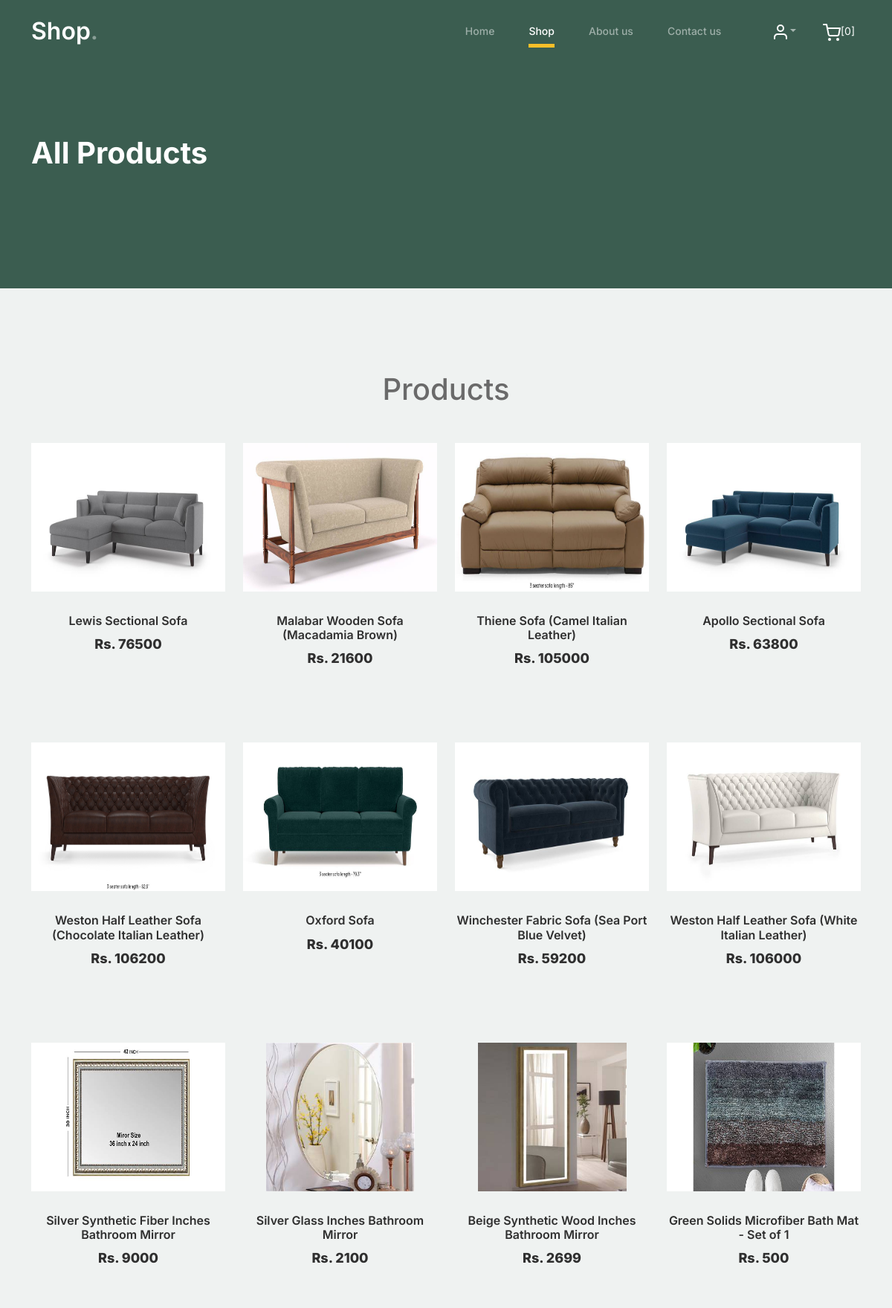
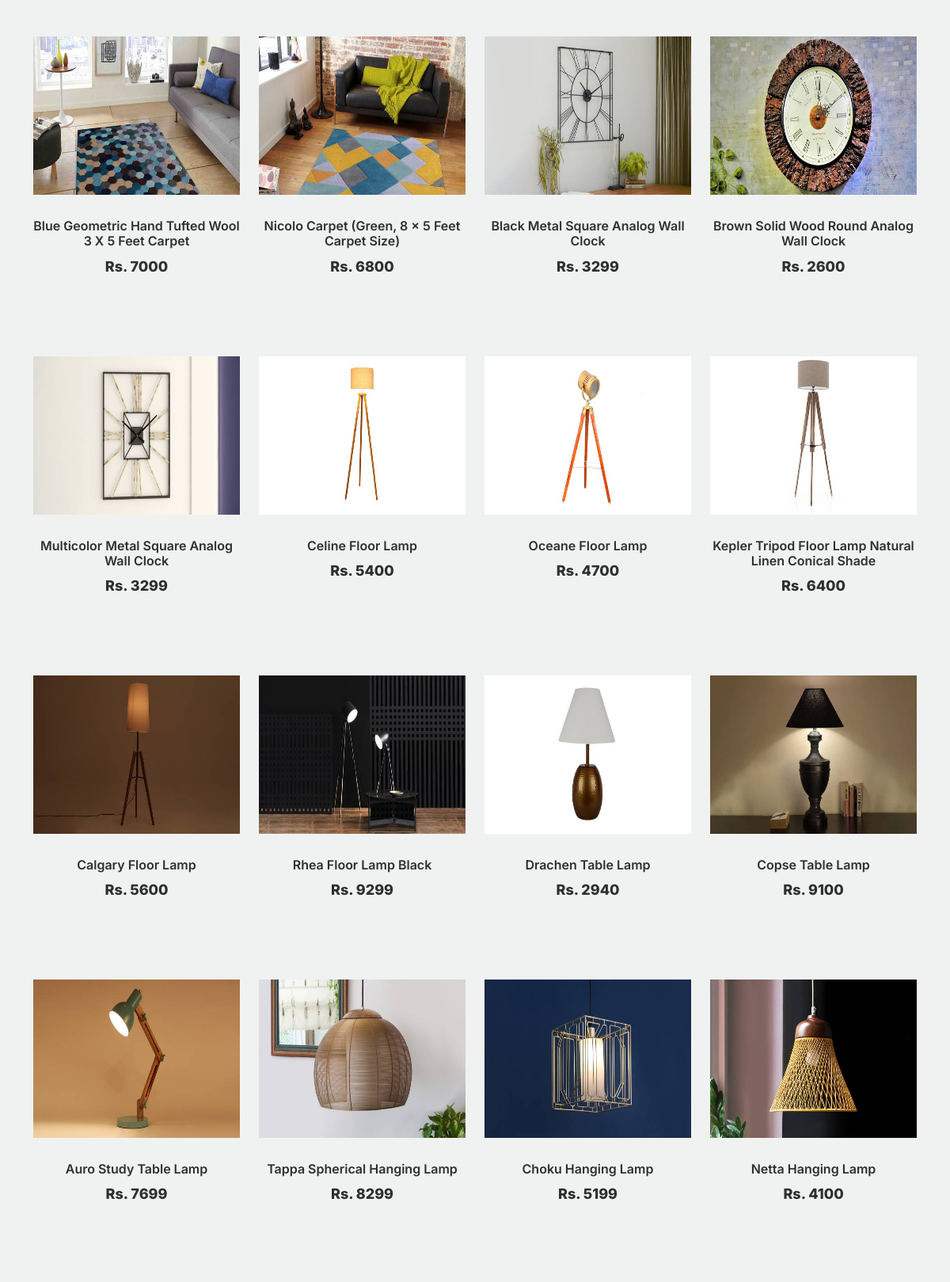
Screenshot of /products/ (signed in, upper part) with the database file from the repository (2 pictures, top to bottom).
### AdminApp/models.py (models this page shows)
class ProductDb(models.Model):
    product_name = models.CharField(max_length=100, unique=True)
    category_name = models.CharField(max_length=100, null=True, blank=True)
    sub_category_name = models.CharField(max_length=100, null=True, blank=True)
    Description = models.CharField(max_length=100, null=True, blank=True)
    price = models.IntegerField(null=True, blank=True)
    quantity = models.IntegerField(null=True, blank=True)
    product_image = models.ImageField(upload_to="Product Images", null=True, blank=True)

### WebApp/views.py (the view)
# urls.py: path('products/', views.all_products, name="products"),
def all_products(request):
    products = ProductDb.objects.all()
    cart_count = CartDb.objects.filter(Username=request.session['username']).count()
    return render(request, "all_products.html", {'products': products, 'cart_count': cart_count})

### WebApp/templates/all_products.html (shortened to what this page needs)
<!doctype html>
{%load static %}
<html lang="en">
<head>
    <link href="{% static 'shopstyle/css/bootstrap.min.css' %}" rel="stylesheet">
    <link href="https://cdnjs.cloudflare.com/ajax/libs/font-awesome/6.0.0-beta3/css/all.min.css" rel="stylesheet">
    <link href="{% static 'shopstyle/css/tiny-slider.css' %}" rel="stylesheet">
    <link href="{% static 'shopstyle/css/style.css' %}" rel="stylesheet">
</head>
<body>
<nav class="custom-navbar navbar navbar navbar-expand-md navbar-dark bg-dark" aria-label="Furni navigation bar">
    <div class="container">
        <a class="navbar-brand" href="{% url 'shop' %}">Shop<span>.</span></a>
        <div class="collapse navbar-collapse" id="navbarsFurni">
            <ul class="custom-navbar-nav navbar-nav ms-auto mb-2 mb-md-0">
                <li class="nav-item ">
                    <a class="nav-link" href="{% url 'home' %}">Home</a>
                </li>
                <li class="active"><a class="nav-link" href="{% url 'shop' %}">Shop</a></li>
                <li><a class="nav-link" href="{% url 'about' %}">About us</a></li>
                <li><a class="nav-link" href="{% url 'contact' %}">Contact us</a></li>
            </ul>
            <ul class="custom-navbar-cta navbar-nav mb-2 mb-md-0 ms-5">
                <li class="nav-item dropdown">
                    <a class="nav-link dropdown-toggle" data-bs-toggle="dropdown" href="#" role="button"
                       aria-expanded="false"><img src="{% static 'shopstyle/images/user.svg' %}"></a>
                </li>
                <li><a class="nav-link" href="{% url 'cart_page' %}"><img
                        src="{% static 'shopstyle/images/cart.svg' %}"><span style="color:white;">[{{cart_count}}]</span></a></li>
            </ul>
        </div>
    </div>
</nav>
<div class="hero">
    <div class="container">
        <div class="row justify-content-between">
            <div class="col-lg-5">
                <div class="intro-excerpt">
                    <h1>All Products</h1>
                </div>
            </div>
            <div class="col-lg-7">
            </div>
        </div>
    </div>
</div>
<div class="untree_co-section product-section before-footer-section">
    <div class="container">
        <h1 class="text-center mb-5">Products</h1>
        <div class="row">
            {% for i in products %}
            <div class="col-12 col-md-4 col-lg-3 mb-5">
                <a class="product-item" href="{% url 'single_product' pr_id=i.id %}">
                    <img src="{{i.product_image.url}}" style="height: 200px;" class="img-fluid product-thumbnail">
                    <h3 class="product-title">{{i.product_name}}</h3>
                    <strong class="product-price">Rs. {{i.price}}</strong>
                </a>
            </div>
            {% endfor %}
        </div>
    </div>
</div>
</body>
</html>

### WebApp/static/shopstyle/css/style.css (style rules this page uses)
body { overflow-x: hidden; position: relative; }
body { font-family: "Inter", sans-serif; font-weight: 400; line-height: 28px; color: #6a6a6a; font-size: 14px; background-color: #eff2f1; }
a { text-decoration: none; -webkit-transition: .3s all ease; -o-transition: .3s all ease; transition: .3s all ease; color: #2f2f2f; text-decoration: underline; }
.custom-navbar { background: #3b5d50 !important; padding-top: 20px; padding-bottom: 20px; }
.custom-navbar .navbar-brand { font-size: 32px; font-weight: 600; }
.custom-navbar .navbar-brand > span { opacity: .4; }
@media (min-width: 992px) { .custom-navbar .custom-navbar-nav li { margin-left: 15px; margin-right: 15px; } }
.custom-navbar .custom-navbar-nav li a { font-weight: 500; color: #ffffff !important; opacity: .5; -webkit-transition: .3s all ease; -o-transition: .3s all ease; transition: .3s all ease; position: relative; }
@media (min-width: 768px) { .custom-navbar .custom-navbar-nav li a:before { content: ""; position: absolute; bottom: 0; left: 8px; right: 8px; background: #f9bf29; height: 5px; opacity: 1; visibility: visible; width: 0; -webkit-transition: .15s all ease-out; -o-transition: .15s all ease-out; transition: .15s all ease-out; } }
.custom-navbar .custom-navbar-nav li.active a { opacity: 1; }
.custom-navbar .custom-navbar-nav li.active a:before { width: calc(100% - 16px); }
.custom-navbar .custom-navbar-cta { margin-left: 0 !important; -webkit-box-orient: horizontal; -webkit-box-direction: normal; -ms-flex-direction: row; flex-direction: row; }
@media (min-width: 768px) { .custom-navbar .custom-navbar-cta { margin-left: 40px !important; } }
.custom-navbar .custom-navbar-cta li { margin-left: 0px; margin-right: 0px; }
.custom-navbar .custom-navbar-cta li:first-child { margin-right: 20px; }
.hero { background: #3b5d50; padding: calc(4rem - 30px) 0 0rem 0; }
@media (min-width: 768px) { .hero { padding: calc(4rem - 30px) 0 4rem 0; } }
@media (min-width: 992px) { .hero { padding: calc(8rem - 30px) 0 8rem 0; } }
.hero .intro-excerpt { position: relative; z-index: 4; }
@media (min-width: 992px) { .hero .intro-excerpt { max-width: 450px; } }
.hero h1 { font-weight: 700; color: #ffffff; margin-bottom: 30px; }
.product-section { padding: 7rem 0; }
.product-section .product-item { text-align: center; text-decoration: none; display: block; position: relative; padding-bottom: 50px; cursor: pointer; }
.product-section .product-item .product-thumbnail { margin-bottom: 30px; position: relative; top: 0; -webkit-transition: .3s all ease; -o-transition: .3s all ease; transition: .3s all ease; }
.product-section .product-item h3 { font-weight: 600; font-size: 16px; }
.product-section .product-item strong { font-weight: 800 !important; font-size: 18px !important; }
.product-section .product-item h3, .product-section .product-item strong { color: #2f2f2f; text-decoration: none; }
.product-section .product-item:before { bottom: 0; left: 0; right: 0; position: absolute; content: ""; background: #dce5e4; height: 0%; z-index: -1; border-radius: 10px; -webkit-transition: .3s all ease; -o-transition: .3s all ease; transition: .3s all ease; }
.before-footer-section { padding: 7rem 0 12rem 0 !important; }
.untree_co-section { padding: 7rem 0; }

### rows the page displays
ProductDb: product_image (picture), product_name "Lewis Sectional Sofa", price "76500"
ProductDb: product_image (picture), product_name "Malabar Wooden Sofa (Macadamia Brown)", price "21600"
ProductDb: product_image (picture), product_name "Thiene Sofa (Camel Italian Leather)", price "105000"
ProductDb: product_image (picture), product_name "Apollo Sectional Sofa", price "63800"
ProductDb: product_image (picture), product_name "Weston Half Leather Sofa (Chocolate Italian Leather)", price "106200"
ProductDb: product_image (picture), product_name "Oxford Sofa", price "40100"
ProductDb: product_image (picture), product_name "Winchester Fabric Sofa (Sea Port Blue Velvet)", price "59200"
ProductDb: product_image (picture), product_name "Weston Half Leather Sofa (White Italian Leather)", price "106000"
ProductDb: product_image (picture), product_name "Silver Synthetic Fiber Inches Bathroom Mirror", price "9000"
ProductDb: product_image (picture), product_name "Silver Glass Inches Bathroom Mirror", price "2100"
ProductDb: product_image (picture), product_name "Beige Synthetic Wood Inches Bathroom Mirror", price "2699"
ProductDb: product_image (picture), product_name "Green Solids Microfiber Bath Mat - Set of 1", price "500"
ProductDb: product_image (picture), product_name "Blue Geometric Hand Tufted Wool 3 X 5 Feet Carpet", price "7000"
ProductDb: product_image (picture), product_name "Nicolo Carpet (Green, 8 x 5 Feet Carpet Size)", price "6800"
ProductDb: product_image (picture), product_name "Black Metal Square Analog Wall Clock", price "3299"
ProductDb: product_image (picture), product_name "Brown Solid Wood Round Analog Wall Clock", price "2600"
ProductDb: product_image (picture), product_name "Multicolor Metal Square Analog Wall Clock", price "3299"
ProductDb: product_image (picture), product_name "Celine Floor Lamp", price "5400"
ProductDb: product_image (picture), product_name "Oceane Floor Lamp", price "4700"
ProductDb: product_image (picture), product_name "Kepler Tripod Floor Lamp Natural Linen Conical Shade", price "6400"
ProductDb: product_image (picture), product_name "Calgary Floor Lamp", price "5600"
ProductDb: product_image (picture), product_name "Rhea Floor Lamp Black", price "9299"
ProductDb: product_image (picture), product_name "Drachen Table Lamp", price "2940"
ProductDb: product_image (picture), product_name "Copse Table Lamp", price "9100"
ProductDb: product_image (picture), product_name "Auro Study Table Lamp", price "7699"
ProductDb: product_image (picture), product_name "Tappa Spherical Hanging Lamp", price "8299"
ProductDb: product_image (picture), product_name "Choku Hanging Lamp", price "5199"
ProductDb: product_image (picture), product_name "Netta Hanging Lamp", price "4100"

### other values shown
{{ cart_count }} "0"
